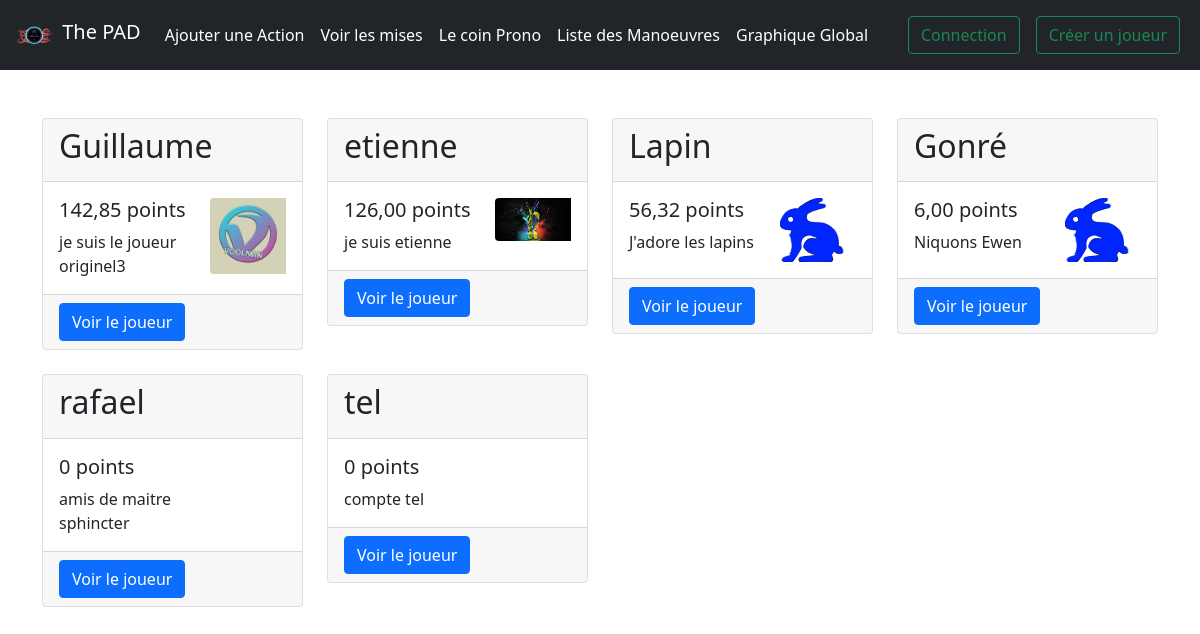
The page / on the database its author committed.
### game/models.py (models this page shows, shortened)
class Player(models.Model):
    photo = models.ImageField(upload_to='photo_de_profile/', null=True, blank=True)
    description = models.CharField(max_length=50, null=True, blank=True)
    user = models.OneToOneField(User, on_delete=models.CASCADE)
    def get_total_point(self) :
        return sum([action.point for action in self.action_set.all()])
    def getJSON(self) :
        player_dict = {'name' : self.user.username,
                       'total_point' : self.get_total_point(),
                       'creation_date' : self.user.date_joined,
                       'actions' : []}
        tot = 0
        for action in self.action_set.all() :
            tot += action.point
            player_dict['actions'].append({'date_action' : action.act_date, 'score' : action.point, 'tot_score' : tot})
        return dumps(player_dict, default=json_serial)

class Action(models.Model):
    player = models.ForeignKey(Player, on_delete=models.CASCADE)
    point = models.DecimalField(max_digits=12, decimal_places=2)
    act_date = models.DateTimeField('action date', default=timezone.now)
    description = models.TextField(null= True)

### game/views.py (the view)
# urls.py: path('', views.index, name="index"),
def index(request) :
    player_list = Player.objects.annotate(total_points=Sum('action__point')).order_by('-total_points')
    json_player_list = get_proper_JSON_from_player_list(player_list)
    return render(request, 'game/index.html', {'player_list' : player_list, 'json_player_list' : json_player_list})

### game/models.py (called while the page is built)
def json_serial(obj):
    if isinstance(obj, (datetime, date)):
        return obj.isoformat()
    if isinstance(obj, Decimal) :
        return str(obj)
    raise TypeError ("Type %s not serializable" % type(obj))

### game/views.py (called while the page is built)
def json_serial(obj):
    if isinstance(obj, (datetime, date)):
        return obj.isoformat()
    raise TypeError ("Type %s not serializable" % type(obj))

### game/templates/game/index.html
{% extends 'game/base.html' %}
{% block content %}
  {% if player_list %}
  <div class="row">
    {% for player in player_list %}
      <div class="col mb-4 col-12 col-md-6 col-lg-3">
        <div class="card card-hover">
          <div class="card-header">
            <h2 class="card-title">{{ player.user.username }}</h2>
          </div>
          <div class="card-body">
            <div class="row g-0">
              <div class="col-md-8">
                <h5 class="card-text">{{ player.get_total_point }} points</h5>
                <p class="card-text">{{ player.description }}</p>
              </div>
              {% if player.photo %}
              <div class="col-md-4">
                <img class="img-fluid rounded-start" src="{{ player.photo.url }}" alt="Photo de profil">
              </div>
              {% endif %}
            </div>
          </div>
          <div class="card-footer">
            <a href="{% url 'game:detail' player.id %}" class="btn btn-primary">Voir le joueur</a>
          </div>
        </div>
      </div>
    {% endfor %}
  </div>
  {% else %}
      <h3>No player are available.</h3>
  {% endif %}
{% endblock %}

### rows shown on the page
Player: user.username "Guillaume", get_total_point "142,85", description "je suis le joueur originel3", photo (picture)
Player: user.username "etienne", get_total_point "126,00", description "je suis etienne", photo (picture)
Player: user.username "Lapin", get_total_point "56,32", description "J'adore les lapins", photo (picture)
Player: user.username "Gonré", get_total_point "6,00", description "Niquons Ewen", photo (picture)
Player: user.username "rafael", get_total_point "0", description "amis de maitre sphincter"
Player: user.username "tel", get_total_point "0", description "compte tel"
